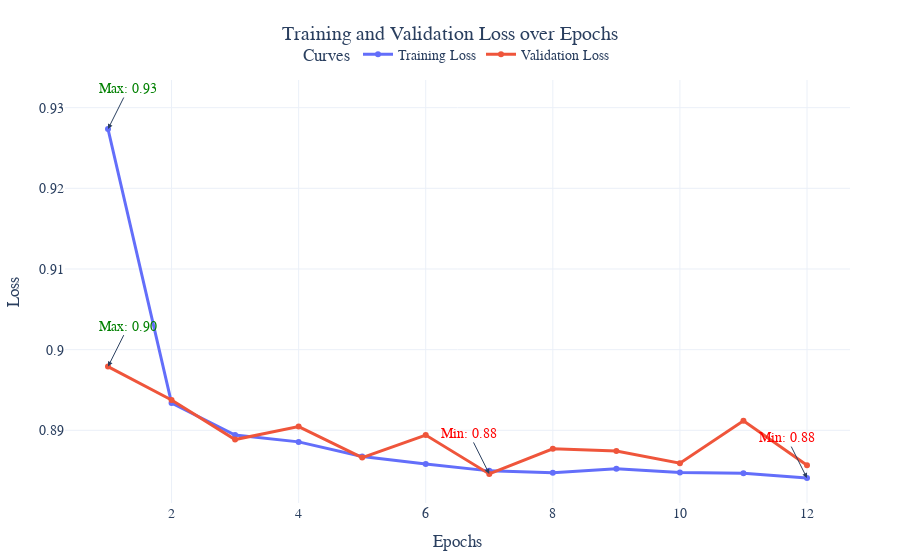

Notebook cell for this chart:
### Code cell
trainer = Trainer(
    config=TrainerConfig(
        optimizer="adam",
        criterion="cross_entropy",
        learning_rate=1e-3,
        weight_decay=1e-5,
        batch_size=128,
        early_stopping_patience=5,
        save_weights_path="./models/mlp_adult.pth"
    ),
    model= model
)

# Train the model
trainer.train(train_dataset, val_dataset, epochs=20)

### Figure 1 — Plotly figure (JSON) as saved in the notebook; plotly's stock layout.template omitted (floating-point values rounded to 4 significant figures)
{"data": [{"hovertemplate": "%{x}, %{y}<extra>Training Loss</extra>", "line": {"width": 3}, "marker": {"size": 6}, "mode": "lines+markers", "name": "Training Loss", "type": "scatter", "x": [1, 2, 3, 4, 5, 6, 7, 8, 9, 10, 11, 12, 13, 14, 15, 16, 17, 18, 19, 20], "y": [0.9274, 0.8934, 0.8894, 0.8886, 0.8868, 0.8858, 0.885, 0.8847, 0.8852, 0.8848, 0.8847, 0.8841]}, {"hovertemplate": "%{x}, %{y}<extra>Validation Loss</extra>", "line": {"width": 3}, "marker": {"size": 6}, "mode": "lines+markers", "name": "Validation Loss", "type": "scatter", "x": [1, 2, 3, 4, 5, 6, 7, 8, 9, 10, 11, 12, 13, 14, 15, 16, 17, 18, 19, 20], "y": [0.8979, 0.8938, 0.8889, 0.8905, 0.8866, 0.8894, 0.8846, 0.8877, 0.8874, 0.8859, 0.8912, 0.8857]}], "layout": {"annotations": [{"arrowhead": 2, "ax": -20, "ay": -40, "font": {"color": "red"}, "showarrow": true, "text": "Min: 0.88", "x": 12, "y": 0.8841}, {"arrowhead": 2, "ax": 20, "ay": -40, "font": {"color": "green"}, "showarrow": true, "text": "Max: 0.93", "x": 1, "y": 0.9274}, {"arrowhead": 2, "ax": -20, "ay": -40, "font": {"color": "red"}, "showarrow": true, "text": "Min: 0.88", "x": 7, "y": 0.8846}, {"arrowhead": 2, "ax": 20, "ay": -40, "font": {"color": "green"}, "showarrow": true, "text": "Max: 0.90", "x": 1, "y": 0.8979}], "font": {"family": "Arial, sans-serif", "size": 14}, "legend": {"orientation": "h", "title": {"text": "Curves"}, "x": 0.5, "xanchor": "center", "y": 1.02, "yanchor": "bottom"}, "margin": {"b": 50, "l": 50, "r": 50, "t": 80}, "title": {"text": "Training and Validation Loss over Epochs", "x": 0.5, "xanchor": "center"}, "xaxis": {"title": {"text": "Epochs"}}, "yaxis": {"title": {"text": "Loss"}}}}
